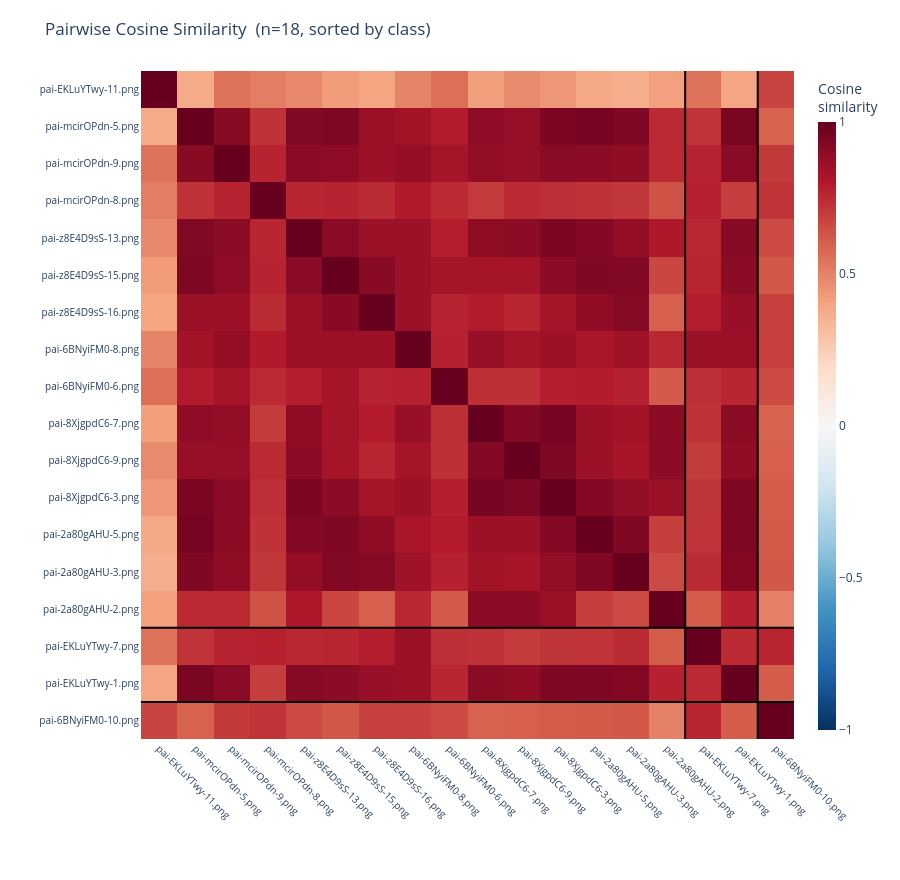

The cell this chart's notebook holds for it:
### Markdown cell above
## 5. Visualize (optional)

Requires `precisionai-agrieval[analysis]` (already included in the `notebook` extra). `output_path=None` renders the interactive Plotly figure inline instead of saving an HTML file.

### Code cell
plot_cosine_similarity(embeddings, result, output_path=None)

### Figure 1 — Plotly figure (JSON) as saved in the notebook; plotly's stock layout.template omitted (floating-point values rounded to 4 significant figures; data arrays with more than 128 entries replaced by an {"elided": "..."} marker saying what was removed)
{"data": [{"colorbar": {"thickness": 18, "title": {"text": "Cosine<br>similarity"}}, "colorscale": [[0, "rgb(5,48,97)"], [0.1, "rgb(33,102,172)"], [0.2, "rgb(67,147,195)"], [0.3, "rgb(146,197,222)"], [0.4, "rgb(209,229,240)"], [0.5, "rgb(247,247,247)"], [0.6, "rgb(253,219,199)"], [0.7, "rgb(244,165,130)"], [0.8, "rgb(214,96,77)"], [0.9, "rgb(178,24,43)"], [1, "rgb(103,0,31)"]], "hovertemplate": "Row: %{y}<br>Col: %{x}<br>Cosine similarity: %{z:.4f}<extra></extra>", "type": "heatmap", "x": ["pai-EKLuYTwy-11.png", "pai-mcirOPdn-5.png", "pai-mcirOPdn-9.png", "pai-mcirOPdn-8.png", "pai-z8E4D9sS-13.png", "pai-z8E4D9sS-15.png", "pai-z8E4D9sS-16.png", "pai-6BNyiFM0-8.png", "pai-6BNyiFM0-6.png", "pai-8XjgpdC6-7.png", "pai-8XjgpdC6-9.png", "pai-8XjgpdC6-3.png", "pai-2a80gAHU-5.png", "pai-2a80gAHU-3.png", "pai-2a80gAHU-2.png", "pai-EKLuYTwy-7.png", "pai-EKLuYTwy-1.png", "pai-6BNyiFM0-10.png"], "y": ["pai-EKLuYTwy-11.png", "pai-mcirOPdn-5.png", "pai-mcirOPdn-9.png", "pai-mcirOPdn-8.png", "pai-z8E4D9sS-13.png", "pai-z8E4D9sS-15.png", "pai-z8E4D9sS-16.png", "pai-6BNyiFM0-8.png", "pai-6BNyiFM0-6.png", "pai-8XjgpdC6-7.png", "pai-8XjgpdC6-9.png", "pai-8XjgpdC6-3.png", "pai-2a80gAHU-5.png", "pai-2a80gAHU-3.png", "pai-2a80gAHU-2.png", "pai-EKLuYTwy-7.png", "pai-EKLuYTwy-1.png", "pai-6BNyiFM0-10.png"], "z": {"elided": "18x18 float values"}, "zmax": 1, "zmin": -1}], "layout": {"height": 880, "margin": {"b": 140, "l": 140, "r": 60, "t": 70}, "paper_bgcolor": "white", "plot_bgcolor": "white", "shapes": [{"line": {"color": "black", "width": 2}, "type": "line", "x0": 14.5, "x1": 14.5, "y0": -0.5, "y1": 17.5}, {"line": {"color": "black", "width": 2}, "type": "line", "x0": -0.5, "x1": 17.5, "y0": 14.5, "y1": 14.5}, {"line": {"color": "black", "width": 2}, "type": "line", "x0": 16.5, "x1": 16.5, "y0": -0.5, "y1": 17.5}, {"line": {"color": "black", "width": 2}, "type": "line", "x0": -0.5, "x1": 17.5, "y0": 16.5, "y1": 16.5}], "title": {"font": {"size": 17}, "text": "Pairwise Cosine Similarity  (n=18, sorted by class)"}, "width": 900, "xaxis": {"tickangle": 45, "tickfont": {"size": 10}}, "yaxis": {"autorange": "reversed", "tickfont": {"size": 10}}}}
